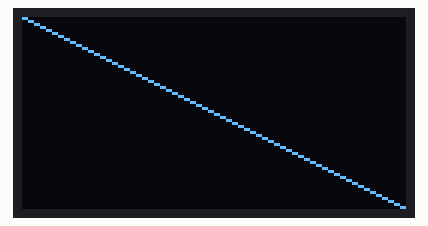
Recording of a sketch running on a simulated Arduino Uno, built with avr-gcc and run on an emulated ATmega328P. On the bench: 128×64 one-colour display.

Above: at 0.4 s.
At 1.4 s:
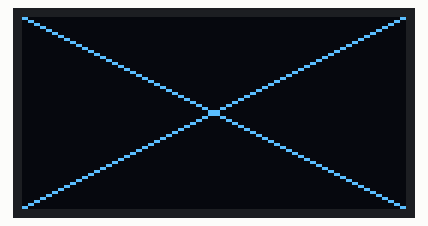
At 3.4 s:
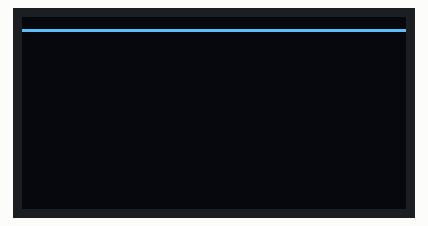
At 6.5 s:
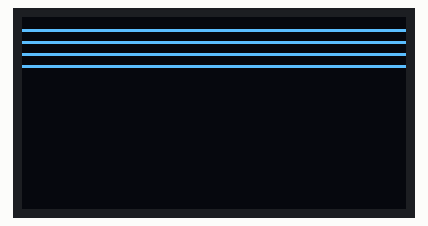
At 10.6 s:
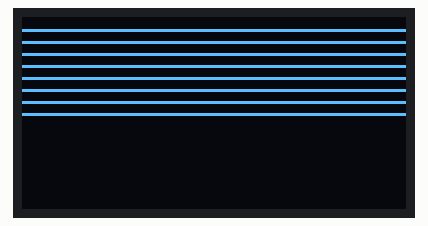
At 17.8 s:
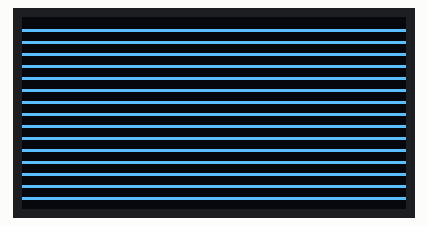

The sketch:

oled_sh1106_i2c_dibuja_linea.ino
```cpp
/*  oled_sh1106_i2c_dibuja_linea
 *
 * Usando pantalla OLED SH1106 I2C 128x64px
 * David Guzmán
 * Junio de 2022
 *
 * Dibuja línea en pantalla OLED.
 *
 * Basado en ejemplo SH1106_128x64_i2c_QTPY de
 * biblioteca Adafruit SH100X.
 *
 * Conexiones:
 *    OLED      Arduino UNO
 *    VCC  --   5V
 *    GND  --   GND
 *    SCK  --   A5
 *    SDA  --   A4
 *
 */
#include <SPI.h>
#include <Wire.h>
#include <Adafruit_GFX.h>
#include <Adafruit_SH110X.h>

/* Uncomment the initialize the I2C address , uncomment only one, If you get a totally blank screen try the other*/
#define i2c_Address 0x3c //initialize with the I2C addr 0x3C Typically eBay OLED's
//#define i2c_Address 0x3d //initialize with the I2C addr 0x3D Typically Adafruit OLED's

#define SCREEN_WIDTH 128 // OLED display width, in pixels
#define SCREEN_HEIGHT 64 // OLED display height, in pixels
#define OLED_RESET -1   //   QT-PY / XIAO
Adafruit_SH1106G display = Adafruit_SH1106G(SCREEN_WIDTH, SCREEN_HEIGHT, &Wire, OLED_RESET);

void setup() {
  delay(250); // wait for the OLED to power up
  display.begin(i2c_Address, true); // Address 0x3C default

  display.clearDisplay(); //limpia contenido de pantalla

  //dibujo una diagonal, de esquina 0,0 a esquina 127,31
  display.drawLine(0, 0, 127, 63, SH110X_WHITE); //x0, y0, xfin, yfin, color
  display.display();  //muestra contenido en pantalla. Sin ella, no dibuja.

  delay(1000);  //espero 1 segundo
  //sin borrar línea anterior
  //dibujo una diagonal, de esquina 0,31 a esquina 127,0
  display.drawLine(0, 63, 127, 0, SH110X_WHITE); //x0, y0, xfin, yfin, color
  display.display();  //muestra contenido en pantalla. Sin ella, no dibuja.

  delay(1000);
  display.clearDisplay(); //limpia contenido de pantalla
}

int fila_actual=0;  //declaro variable entera

void loop() {
  fila_actual = fila_actual + 4;
  //dibujo horizontales progresivas, sin borrarlas
  delay(1000);  //espero 1 segundo
  display.drawLine(0, fila_actual, 127, fila_actual, SH110X_WHITE); //x0, y0, xfin, yfin, color
  display.display();  //muestra contenido en pantalla. Sin ella, no dibuja.
}
```

Measured:
- what the display in image 0 shows lasts 1.0 s, from 0.3 s to 1.3 s
- what the display in image 1 shows lasts 2.1 s, from 1.3 s to 3.4 s
